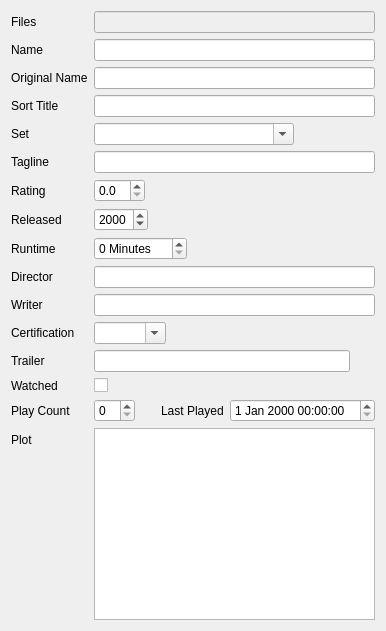
          <widget class="QWidget" name="tab">
           <attribute name="title">
            <string>Information</string>
           </attribute>
           <layout class="QVBoxLayout" name="verticalLayout_6">
            <item>
             <layout class="QFormLayout" name="formLayout">
              <property name="fieldGrowthPolicy">
               <enum>QFormLayout::ExpandingFieldsGrow</enum>
              </property>
              <property name="rowWrapPolicy">
               <enum>QFormLayout::WrapLongRows</enum>
              </property>
              <item row="0" column="0">
               <widget class="QLabel" name="label">
                <property name="text">
                 <string>Files</string>
                </property>
               </widget>
              </item>
              <item row="0" column="1">
               <widget class="QLineEdit" name="files">
                <property name="enabled">
                 <bool>false</bool>
                </property>
               </widget>
              </item>
              <item row="2" column="0">
               <widget class="QLabel" name="label_2">
                <property name="text">
                 <string>Name</string>
                </property>
               </widget>
              </item>
              <item row="2" column="1">
               <widget class="QLineEdit" name="name"/>
              </item>
              <item row="3" column="0">
               <widget class="QLabel" name="label_3">
                <property name="text">
                 <string>Original Name</string>
                </property>
               </widget>
              </item>
              <item row="3" column="1">
               <widget class="QLineEdit" name="originalName"/>
              </item>
              <item row="4" column="0">
               <widget class="QLabel" name="label_21">
                <property name="text">
                 <string>Sort Title</string>
                </property>
               </widget>
              </item>
              <item row="4" column="1">
               <widget class="QLineEdit" name="sortTitle"/>
              </item>
              <item row="5" column="0">
               <widget class="QLabel" name="label_12">
                <property name="text">
                 <string>Set</string>
                </property>
               </widget>
              </item>
              <item row="5" column="1">
               <widget class="QComboBox" name="set">
                <property name="minimumSize">
                 <size>
                  <width>200</width>
                  <height>0</height>
                 </size>
                </property>
                <property name="editable">
                 <bool>true</bool>
                </property>
                <property name="sizeAdjustPolicy">
                 <enum>QComboBox::AdjustToContents</enum>
                </property>
               </widget>
              </item>
              <item row="6" column="0">
               <widget class="QLabel" name="label_6">
                <property name="text">
                 <string>Tagline</string>
                </property>
               </widget>
              </item>
              <item row="6" column="1">
               <widget class="QLineEdit" name="tagline"/>
              </item>
              <item row="7" column="0">
               <widget class="QLabel" name="label_4">
                <property name="text">
                 <string>Rating</string>
                </property>
               </widget>
              </item>
              <item row="7" column="1">
               <widget class="QDoubleSpinBox" name="rating">
                <property name="decimals">
                 <number>1</number>
                </property>
                <property name="maximum">
                 <double>10.000000000000000</double>
                </property>
               </widget>
              </item>
              <item row="8" column="0">
               <widget class="QLabel" name="label_5">
                <property name="text">
                 <string>Released</string>
                </property>
               </widget>
              </item>
              <item row="8" column="1">
               <widget class="QDateEdit" name="released">
                <property name="displayFormat">
                 <string>yyyy</string>
                </property>
               </widget>
              </item>
              <item row="9" column="0">
               <widget class="QLabel" name="label_7">
                <property name="text">
                 <string>Runtime</string>
                </property>
               </widget>
              </item>
              <item row="9" column="1">
               <widget class="QSpinBox" name="runtime">
                <property name="suffix">
                 <string> Minutes</string>
                </property>
                <property name="maximum">
                 <number>999</number>
                </property>
               </widget>
              </item>
              <item row="10" column="0">
               <widget class="QLabel" name="label_22">
                <property name="text">
                 <string>Director</string>
                </property>
               </widget>
              </item>
              <item row="10" column="1">
               <widget class="QLineEdit" name="director"/>
              </item>
              <item row="11" column="0">
               <widget class="QLabel" name="label_23">
                <property name="text">
                 <string>Writer</string>
                </property>
               </widget>
              </item>
              <item row="11" column="1">
               <widget class="QLineEdit" name="writer"/>
              </item>
              <item row="12" column="0">
               <widget class="QLabel" name="label_8">
                <property name="text">
                 <string>Certification</string>
                </property>
               </widget>
              </item>
              <item row="12" column="1">
               <widget class="QComboBox" name="certification">
                <property name="editable">
                 <bool>true</bool>
                </property>
                <property name="sizeAdjustPolicy">
                 <enum>QComboBox::AdjustToContents</enum>
                </property>
               </widget>
              </item>
              <item row="13" column="0">
               <widget class="QLabel" name="label_9">
                <property name="text">
                 <string>Trailer</string>
                </property>
               </widget>
              </item>
              <item row="14" column="0">
               <widget class="QLabel" name="label_20">
                <property name="text">
                 <string>Watched</string>
                </property>
               </widget>
              </item>
              <item row="14" column="1">
               <widget class="QCheckBox" name="watched">
                <property name="text">
                 <string/>
                </property>
               </widget>
              </item>
              <item row="15" column="0">
               <widget class="QLabel" name="label_24">
                <property name="text">
                 <string>Play Count</string>
                </property>
               </widget>
              </item>
              <item row="15" column="1">
               <layout class="QHBoxLayout" name="horizontalLayout_11">
                <item>
                 <widget class="QSpinBox" name="playcount">
                  <property name="maximum">
                   <number>99</number>
                  </property>
                 </widget>
                </item>
                <item>
                 <spacer name="horizontalSpacer_6">
                  <property name="orientation">
                   <enum>Qt::Horizontal</enum>
                  </property>
                  <property name="sizeType">
                   <enum>QSizePolicy::Fixed</enum>
                  </property>
                  <property name="sizeHint" stdset="0">
                   <size>
                    <width>20</width>
                    <height>20</height>
                   </size>
                  </property>
                 </spacer>
                </item>
                <item>
                 <widget class="QLabel" name="label_11">
                  <property name="text">
                   <string>Last Played</string>
                  </property>
                 </widget>
                </item>
                <item>
                 <widget class="QDateTimeEdit" name="lastPlayed"/>
                </item>
               </layout>
              </item>
              <item row="16" column="0">
               <widget class="QLabel" name="label_15">
                <property name="text">
                 <string>Plot</string>
                </property>
               </widget>
              </item>
              <item row="16" column="1">
               <widget class="QTextEdit" name="overview"/>
              </item>
              <item row="13" column="1">
               <layout class="QHBoxLayout" name="horizontalLayout_18">
                <item>
                 <widget class="QLineEdit" name="trailer"/>
                </item>
                <item>
                 <widget class="QToolButton" name="buttonDownloadTrailer">
                  <property name="cursor">
                   <cursorShape>PointingHandCursor</cursorShape>
                  </property>
                  <property name="toolTip">
                   <string>Download Trailer</string>
                  </property>
                  <property name="styleSheet">
                   <string notr="true">QToolButton {
	border: none;
}</string>
                  </property>
                  <property name="icon">
                   <iconset resource="../MediaElch.qrc">
                    <normaloff>:/img/inbox.png</normaloff>:/img/inbox.png</iconset>
                  </property>
                 </widget>
                </item>
               </layout>
              </item>
             </layout>
            </item>
           </layout>
          </widget>
